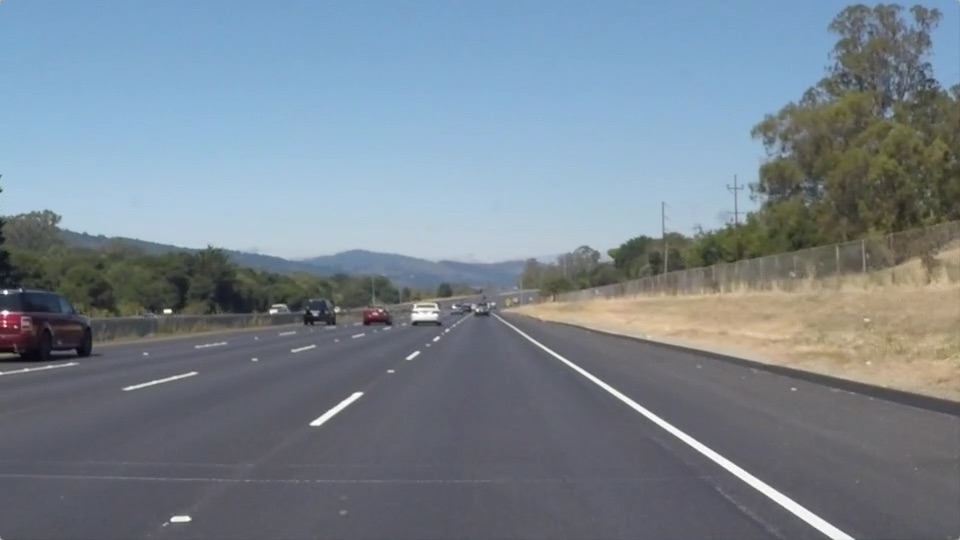
#> input picture New folder/solidWhiteRight.jpg, 960 x 540 px, found by its file name
$ jupyter execute --allow-errors P1.ipynb   (shell and % lines are left out)   (older library calls are emulated)
#> lines starting #> are read from the running program, lines starting #| are printed output that depends on the picture; after the words box and inside, x2 and y2 are one past the last pixel; in counts of white or black regions, pixels touching at a corner belong together
# Self-Driving Car Engineer Nanodegree

## Project: **Finding Lane Lines on the Road**
***
In this project, you will use the tools you learned about in the lesson to identify lane lines on the road.  You can develop your pipeline on a series of individual images, and later apply the result to a video stream (really just a series of images). Check out the video clip "raw-lines-example.mp4" (also contained in this repository) to see what the output should look like after using the helper functions below.

Once you have a result that looks roughly like "raw-lines-example.mp4", you'll need to get creative and try to average and/or extrapolate the line segments you've detected to map out the full extent of the lane lines.  You can see an example of the result you're going for in the video "P1_example.mp4".  Ultimately, you would like to draw just one line for the left side of the lane, and one for the right.

In addition to implementing code, there is a brief writeup to complete. The writeup should be completed in a separate file, which can be either a markdown file or a pdf document. There is a [write up template](https://github.com/udacity/CarND-LaneLines-P1/blob/master/writeup_template.md) that can be used to guide the writing process. Completing both the code in the Ipython notebook and the writeup template will cover all of the [rubric points](https://review.udacity.com/#!/rubrics/322/view) for this project.

---
Let's have a look at our first image called 'test_images/solidWhiteRight.jpg'.  Run the 2 cells below (hit Shift-Enter or the "play" button above) to display the image.

**Note: If, at any point, you encounter frozen display windows or other confounding issues, you can always start again with a clean slate by going to the "Kernel" menu above and selecting "Restart & Clear Output".**

---

**The tools you have are color selection, region of interest selection, grayscaling, Gaussian smoothing, Canny Edge Detection and Hough Tranform line detection.  You  are also free to explore and try other techniques that were not presented in the lesson.  Your goal is piece together a pipeline to detect the line segments in the image, then average/extrapolate them and draw them onto the image for display (as below).  Once you have a working pipeline, try it out on the video stream below.**

---

<figure>

 <figcaption>
 <p></p>
 <p style="text-align: center;"> Your output should look something like this (above) after detecting line segments using the helper functions below </p>
 </figcaption>
</figure>
 <p></p>
<figure>

 <figcaption>
 <p></p>
 <p style="text-align: center;"> Your goal is to connect/average/extrapolate line segments to get output like this</p>
 </figcaption>
</figure>

**Run the cell below to import some packages.  If you get an `import error` for a package you've already installed, try changing your kernel (select the Kernel menu above --> Change Kernel).  Still have problems?  Try relaunching Jupyter Notebook from the terminal prompt.  Also, consult the forums for more troubleshooting tips.**

## Import Packages

[cell 1]
#importing some useful packages
import matplotlib.pyplot as plt
import matplotlib.image as mpimg
import numpy as np
import numpy.polynomial.polynomial as poly
import cv2

## Read in an Image

[cell 2]
#reading in an image
image = mpimg.imread('test_images/solidWhiteRight.jpg')
#> image is the input picture: shape (540, 960, 3); mean R, G, B 120.3, 132.6, 143.7

#printing out some stats and plotting
print('This image is:', type(image), 'with dimensions:', image.shape)
#| This image is: <class 'numpy.ndarray'> with dimensions: (540, 960, 3)
plt.imshow(image)  # if you wanted to show a single color channel image called 'gray', for example, call as plt.imshow(gray, cmap='gray')

## Ideas for Lane Detection Pipeline

**Some OpenCV functions (beyond those introduced in the lesson) that might be useful for this project are:**

`cv2.inRange()` for color selection
`cv2.fillPoly()` for regions selection
`cv2.line()` to draw lines on an image given endpoints
`cv2.addWeighted()` to coadd / overlay two images
`cv2.cvtColor()` to grayscale or change color
`cv2.imwrite()` to output images to file
`cv2.bitwise_and()` to apply a mask to an image

**Check out the OpenCV documentation to learn about these and discover even more awesome functionality!**

## Helper Functions

Below are some helper functions to help get you started. They should look familiar from the lesson!

[cell 3]
import math

#Global variables used in draw_lines()
right_line_avg_pre = 0.0
left_line_avg_pre = 0.0
right_y_avg_pre = 0.0
left_y_avg_pre = 0.0

def extract_white_yellow(ip_image):
    HLS_image = cv2.cvtColor(ip_image, cv2.COLOR_RGB2HLS).astype(np.float)

    yellow_upper = np.array([32,255,255])
    yellow_lower = np.array([18,120,90])
    mask = cv2.inRange(HLS_image, yellow_lower, yellow_upper)
    yellow = cv2.bitwise_and(ip_image,ip_image, mask = mask)

    white_upper = np.array([255,255,255])
    white_lower = np.array([0,195,0])
    mask = cv2.inRange(HLS_image, white_lower, white_upper)
    white = cv2.bitwise_and(ip_image,ip_image, mask = mask)

    result = yellow + white
    return result

def grayscale(img):
    """Applies the Grayscale transform
    This will return an image with only one color channel
    but NOTE: to see the returned image as grayscale
    (assuming your grayscaled image is called 'gray')
    you should call plt.imshow(gray, cmap='gray')"""
    return cv2.cvtColor(img, cv2.COLOR_RGB2GRAY)
    # Or use BGR2GRAY if you read an image with cv2.imread()
    # return cv2.cvtColor(img, cv2.COLOR_BGR2GRAY)

def canny(img, low_threshold, high_threshold):
    """Applies the Canny transform"""
    return cv2.Canny(img, low_threshold, high_threshold)

def gaussian_blur(img, kernel_size):
    """Applies a Gaussian Noise kernel"""
    return cv2.GaussianBlur(img, (kernel_size, kernel_size), 0)

def region_of_interest(img, vertices):
    """
    Applies an image mask.

    Only keeps the region of the image defined by the polygon
    formed from `vertices`. The rest of the image is set to black.
    `vertices` should be a numpy array of integer points.
    """
    #defining a blank mask to start with
    mask = np.zeros_like(img)

    #defining a 3 channel or 1 channel color to fill the mask with depending on the input image
    if len(img.shape) > 2:
        channel_count = img.shape[2]  # i.e. 3 or 4 depending on your image
        ignore_mask_color = (255,) * channel_count
    else:
        ignore_mask_color = 255

    #filling pixels inside the polygon defined by "vertices" with the fill color
    cv2.fillPoly(mask, vertices, ignore_mask_color)

    #returning the image only where mask pixels are nonzero
    masked_image = cv2.bitwise_and(img, mask)
    return masked_image


def draw_lines(img, lines, color=[255, 0, 0], thickness=7):
    """
    NOTE: this is the function you might want to use as a starting point once you want to
    average/extrapolate the line segments you detect to map out the full
    extent of the lane (going from the result shown in raw-lines-example.mp4
    to that shown in P1_example.mp4).

    Think about things like separating line segments by their
    slope ((y2-y1)/(x2-x1)) to decide which segments are part of the left
    line vs. the right line.  Then, you can average the position of each of
    the lines and extrapolate to the top and bottom of the lane.

    This function draws `lines` with `color` and `thickness`.
    Lines are drawn on the image inplace (mutates the image).
    If you want to make the lines semi-transparent, think about combining
    this function with the weighted_img() function below
    """
    global right_line_avg_pre
    global left_line_avg_pre
    global right_y_avg_pre
    global left_y_avg_pre

    right_line = []
    right_y = []
    left_line = []
    left_y = []

    for line in lines:
        for x1,y1,x2,y2 in line:
            if x1==x2:
                #check if it is a vertical line
                continue
            m, y = np.polyfit((x1,x2),(y1,y2),1)
            if ((abs(m) > 0.8 ) | (abs(m) < 0.3)):
                #check if it is a horizontal line
                continue
            if m > 0:
                right_line.append(m)
                right_y.append(y)
            else:
                left_line.append(m)
                left_y.append(y)

    right_line_avg = np.average(right_line, axis=0)
    right_y_avg = np.average(right_y, axis=0)

    left_line_avg = np.average(left_line, axis=0)
    left_y_avg = np.average(left_y, axis=0)

    #check if any value is 'NaN'
    r_NaN_check = (right_line_avg != right_line_avg) | (right_y_avg != right_y_avg)
    if r_NaN_check == 1:
        right_line_avg = right_line_avg_pre
        right_y_avg = right_y_avg_pre

    l_NaN_check = (left_line_avg != left_line_avg) | (left_y_avg != left_y_avg)
    if l_NaN_check == 1:
        left_line_avg = left_line_avg_pre
        left_y_avg = left_y_avg_pre

    #draw lines from bottom edge of the frame to the top edge of the ROI
    y1 = int(img.shape[0])
    y2 = int(0.60*(img.shape[0]))

    #draw right line
    m = right_line_avg
    y = right_y_avg
    x1 = int((y1 - y)/m)
    x2 = int((y2 - y)/m)
    cv2.line(img, (x1, y1), (x2, y2), color, thickness)

    #draw left line
    m = left_line_avg
    y = left_y_avg
    x1 = int((y1 - y)/m)
    x2 = int((y2 - y)/m)
    cv2.line(img, (x1, y1), (x2, y2), color, thickness)

    #Save values in global variables
    right_line_avg_pre = right_line_avg
    right_y_avg_pre = right_y_avg
    left_line_avg_pre = left_line_avg
    left_y_avg_pre = left_y_avg

def hough_lines(img, rho, theta, threshold, min_line_len, max_line_gap):
    """
    `img` should be the output of a Canny transform.

    Returns an image with hough lines drawn.
    """
    lines = cv2.HoughLinesP(img, rho, theta, threshold, np.array([]), minLineLength=min_line_len, maxLineGap=max_line_gap)
    line_img = np.zeros((img.shape[0], img.shape[1], 3), dtype=np.uint8)
    draw_lines(line_img, lines)
    return line_img

# Python 3 has support for cool math symbols.

def weighted_img(img, initial_img, α=0.8, β=1., γ=0.):
    """
    `img` is the output of the hough_lines(), An image with lines drawn on it.
    Should be a blank image (all black) with lines drawn on it.

    `initial_img` should be the image before any processing.

    The result image is computed as follows:

    initial_img * α + img * β + γ
    NOTE: initial_img and img must be the same shape!
    """
    return cv2.addWeighted(initial_img, α, img, β, γ)

## Test Images

Build your pipeline to work on the images in the directory "test_images"
**You should make sure your pipeline works well on these images before you try the videos.**

[cell 4]
import os
files = os.listdir("test_images/")

for file in files:
    ip_image = mpimg.imread("test_images/"+file)
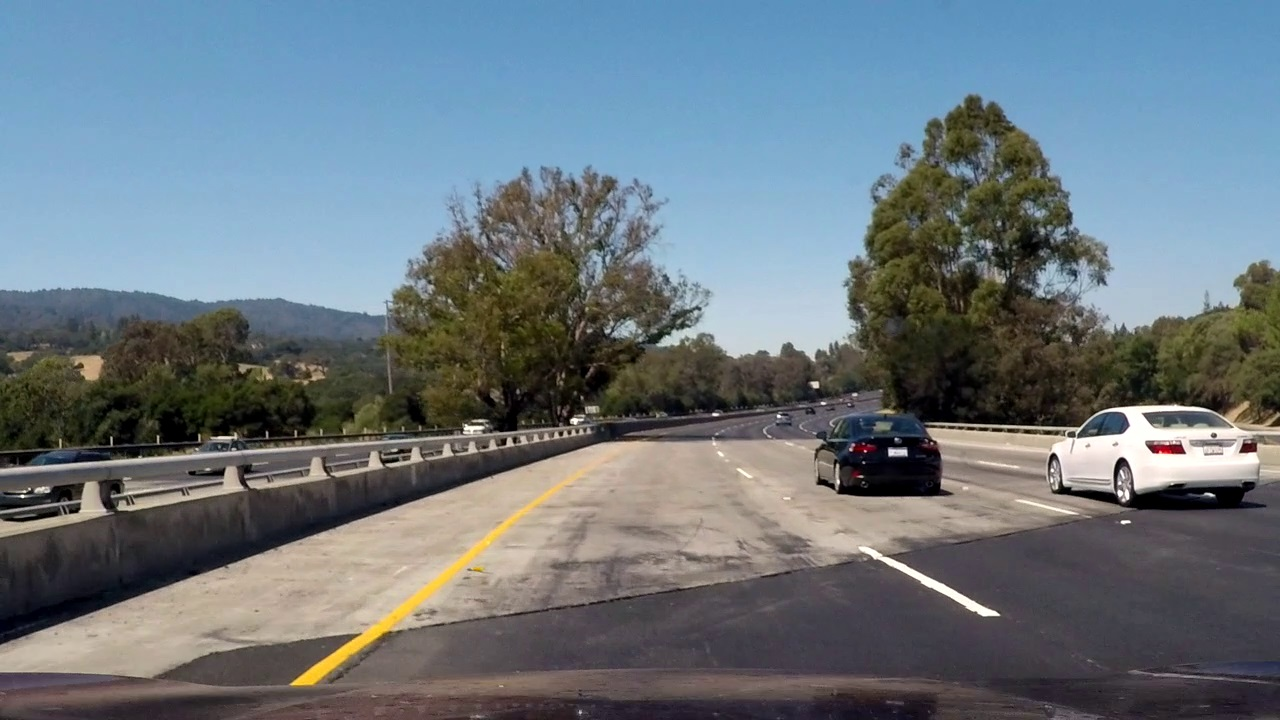
#> input picture test_images/challenge.jpg, 1280 x 720 px
#> ip_image is the input picture: shape (720, 1280, 3); mean R, G, B 107.2, 118.7, 126.3

    WhiteYellow = extract_white_yellow(ip_image)
#> in extract_white_yellow, `mask = cv2.inRange(HLS_image, yellow_lower, yellow_upper)`:
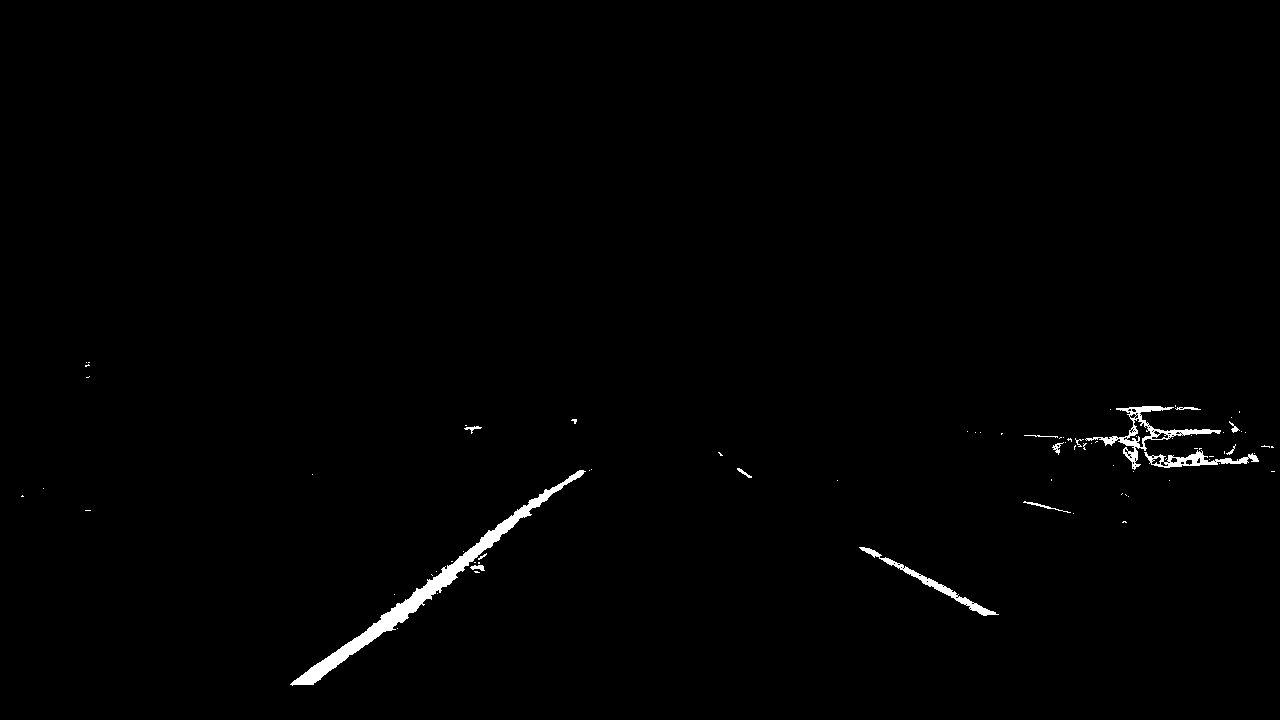
#> mask: shape (720, 1280); 0.84% white; 81 white regions (66 under 20 px), largest, box (x1, y1, x2, y2) and area: (290, 470, 586, 686) 4129, (1085, 406, 1221, 470) 1292, (859, 547, 999, 616) 849

    gray = grayscale(WhiteYellow)

    blur = gaussian_blur(gray,3)

    edges = canny(blur, 50, 150)

    shape = ip_image.shape

    vertices = np.array([[(0.45*shape[1],0.50*shape[0]),(0.60*shape[1],0.50*shape[0]),(0, 0.97*shape[0]),(shape[1], 0.97*shape[0])]], dtype=np.int32)

    edges = region_of_interest(edges,vertices)

    lines = hough_lines(edges, 1, np.pi/180, 20, 18, 300)
#> in hough_lines, `lines = cv2.HoughLinesP(img, rho, theta, threshold, np.array([]), minL..`: lines = 39 rows, first 6: [294, 685, 601, 445], [395, 630, 607, 446], [393, 630, 605, 445], [841, 538, 985, 615], [758, 490, 998, 613], [312, 684, 614, 465]
#> the loop in draw_lines, `for line in lines:` made 39 passes
#> after the loop in draw_lines, `for line in lines:`: left_line = [-0.782, -0.725, -0.782, -0.781, -0.651, -0.673, -0.724, -0.383, -0.753, -0.674, -0.726, -0.723, -0.781, -0.624, -0.307, -0.578, -0.621, -0.726]; left_y = [914.8, 910.3, 913.3, 916, 852.6, 892.8, 876.4, 758, 925.3, 859.4, 909.1, 872.1, 930.2, 837.6, 705.9, 802.8, 843.6, 876.1]; right_line = [0.535, 0.512, 0.512, 0.534, 0.756, 0.727]; right_y = [88.3, 101.5, 102.5, 90.29, -92.34, -70.45]
#> in draw_lines, `right_line_avg = np.average(right_line, axis=0)`: right_line_avg = 0.596
#> in draw_lines, `right_y_avg = np.average(right_y, axis=0)`: right_y_avg = 36.64
#> in draw_lines, `left_line_avg = np.average(left_line, axis=0)`: left_line_avg = -0.667
#> in draw_lines, `left_y_avg = np.average(left_y, axis=0)`: left_y_avg = 866.5
#> in draw_lines, `r_NaN_check = (right_line_avg != right_line_avg) | (right_y_avg != rig..`: r_NaN_check = False
#> in draw_lines, `m = right_line_avg`: m = 0.596
#> in draw_lines, `y = right_y_avg`: y = 36.64
#> in draw_lines, `x1 = int((y1 - y)/m)`: x1 = 1146
#> in draw_lines, `x2 = int((y2 - y)/m)`: x2 = 663
#> in draw_lines, `m = left_line_avg`: m = -0.667
#> in draw_lines, `y = left_y_avg`: y = 866.5
#> in draw_lines, `x1 = int((y1 - y)/m)`: x1 = 219
#> in draw_lines, `x2 = int((y2 - y)/m)`: x2 = 650
#> in draw_lines, `cv2.line(img, (x1, y1), (x2, y2), color, thickness)`:
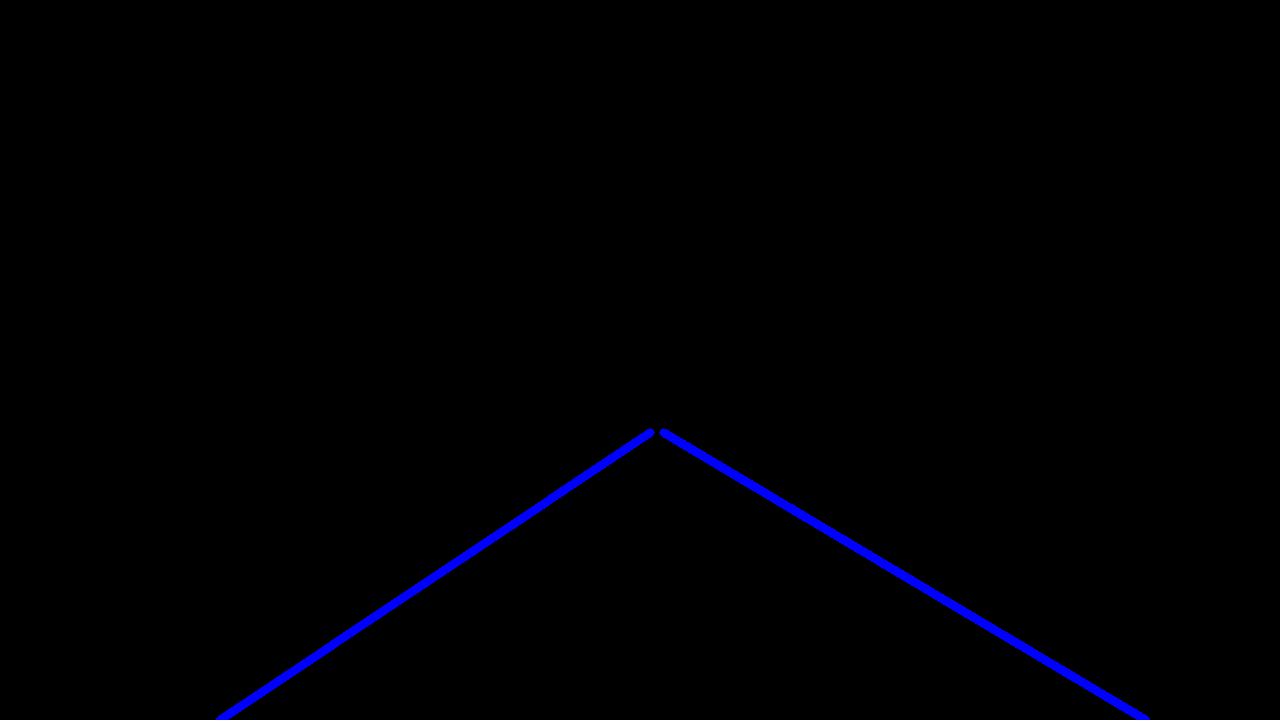
#> img: shape (720, 1280, 3); mean of channels 0, 1, 2 2.6, 0, 0; drawn as B, G, R
#> in draw_lines, `right_line_avg_pre = right_line_avg`: right_line_avg_pre = 0.596
#> in draw_lines, `right_y_avg_pre = right_y_avg`: right_y_avg_pre = 36.64
#> in draw_lines, `left_line_avg_pre = left_line_avg`: left_line_avg_pre = -0.667
#> in draw_lines, `left_y_avg_pre = left_y_avg`: left_y_avg_pre = 866.5

    result = weighted_img(lines, ip_image, α=0.8, β=1 , γ=0.)
#> in weighted_img, `return cv2.addWeighted(initial_img, α, img, β, γ)`:
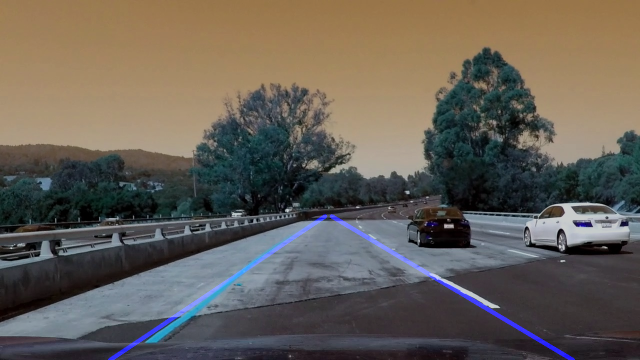
#> returned value: shape (720, 1280, 3) (shown at 1/2 size); mean of channels 0, 1, 2 87.1, 95, 101; drawn as B, G, R

    op_image = result

    plt.imsave("test_images_output/"+file, op_image)
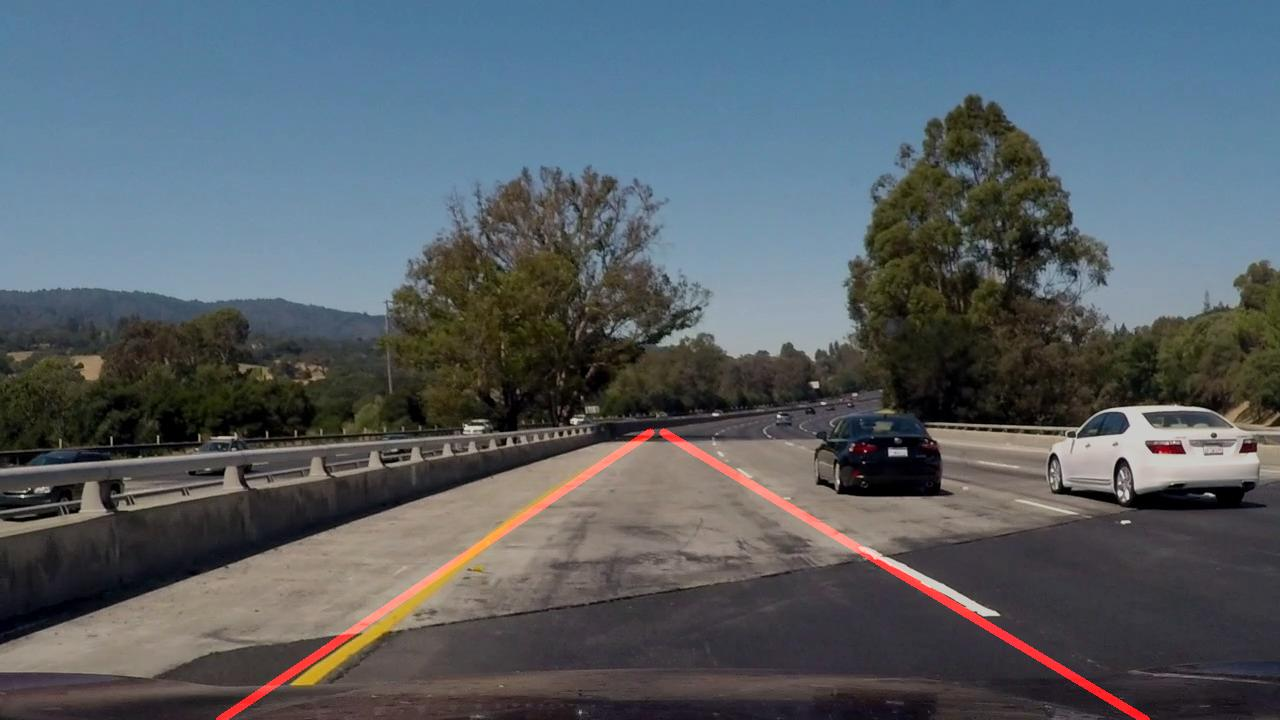
#> saved as challenge.jpg: shape (720, 1280, 3); mean R, G, B 87.1, 94.9, 101.1
    #cv2.imwrite("test_images_output/"+file, op_image)
    plt.imshow(op_image, cmap='Reds')
